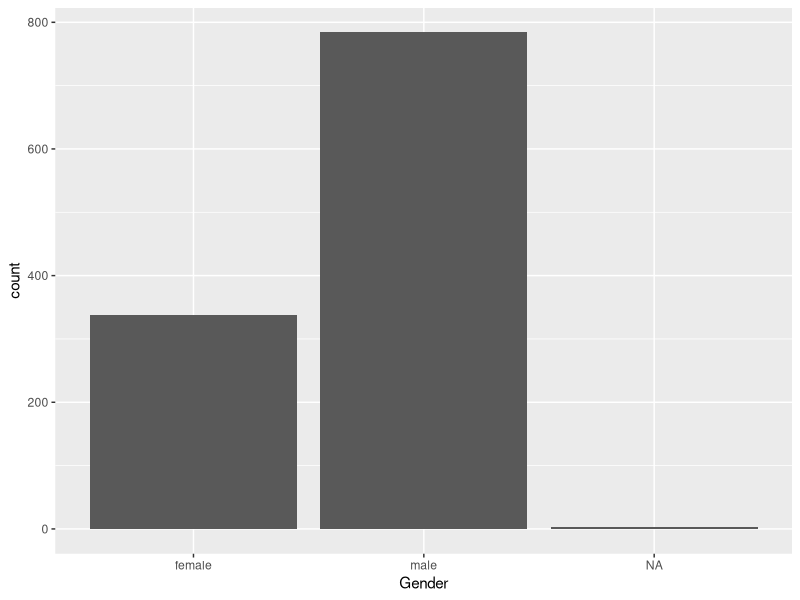
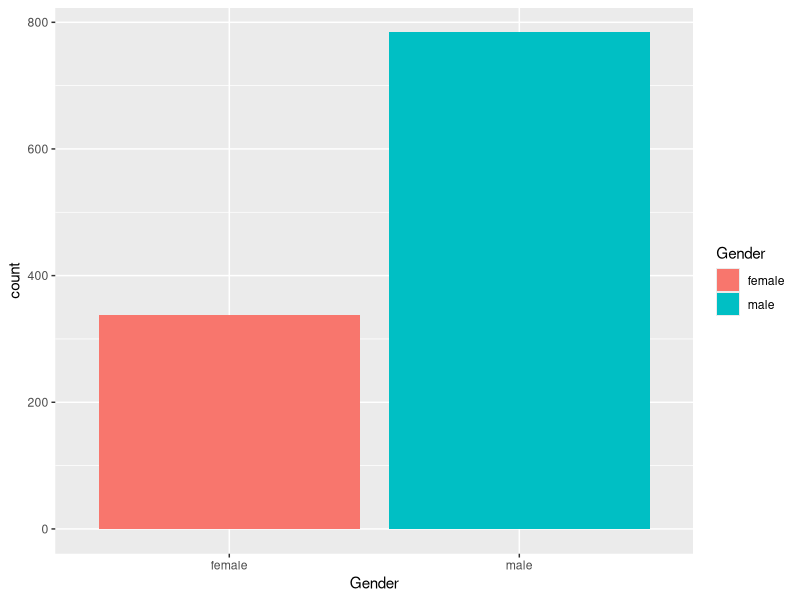
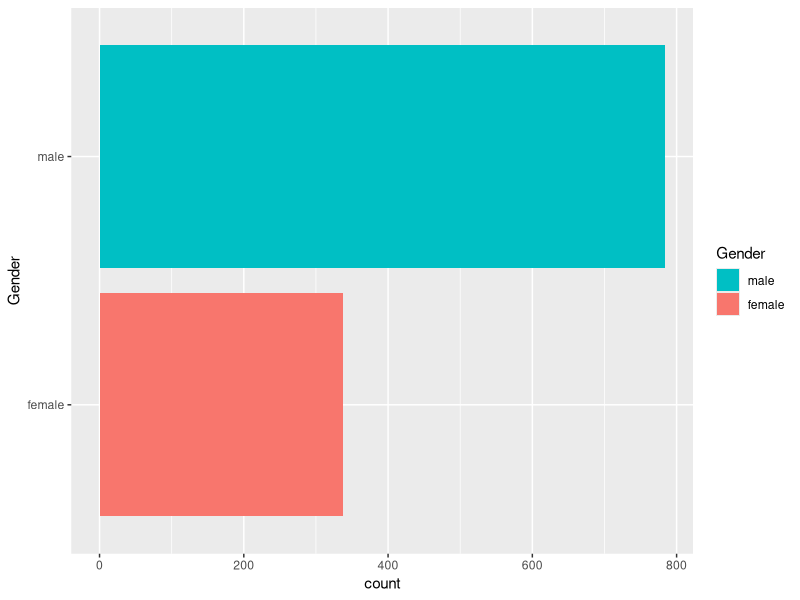
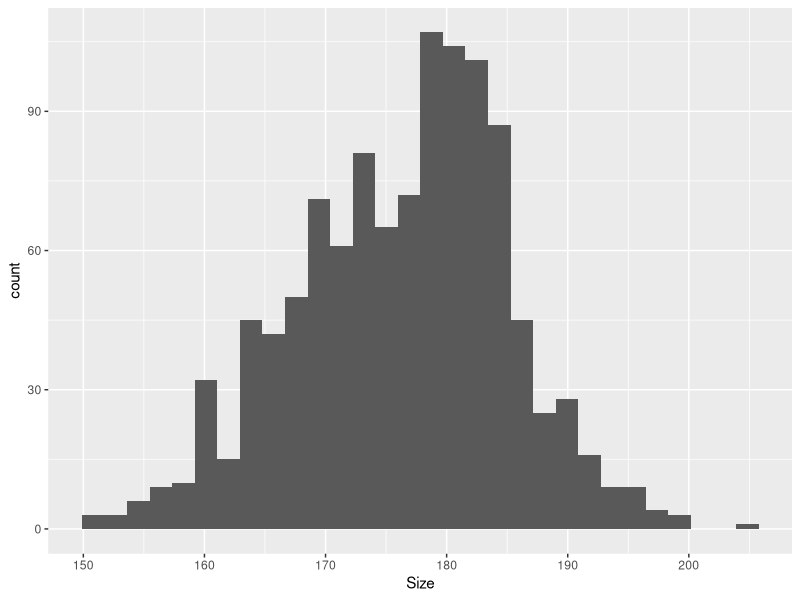
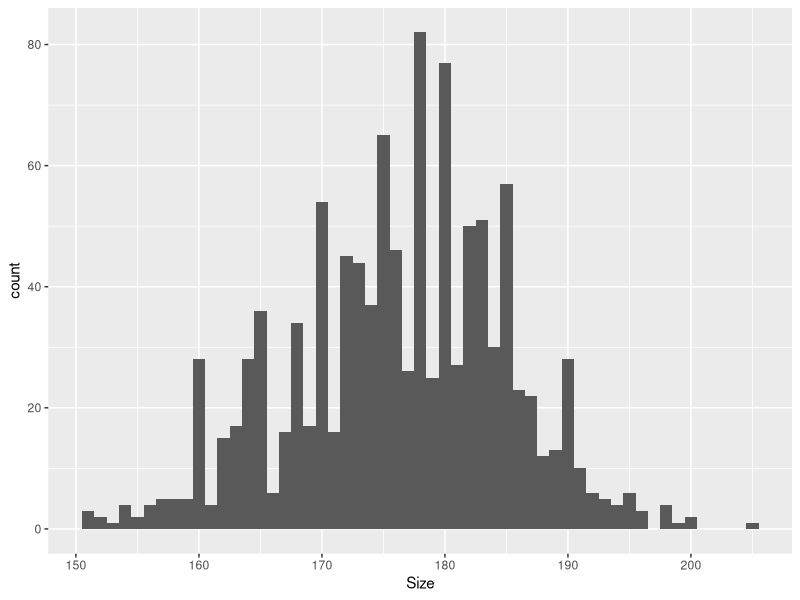
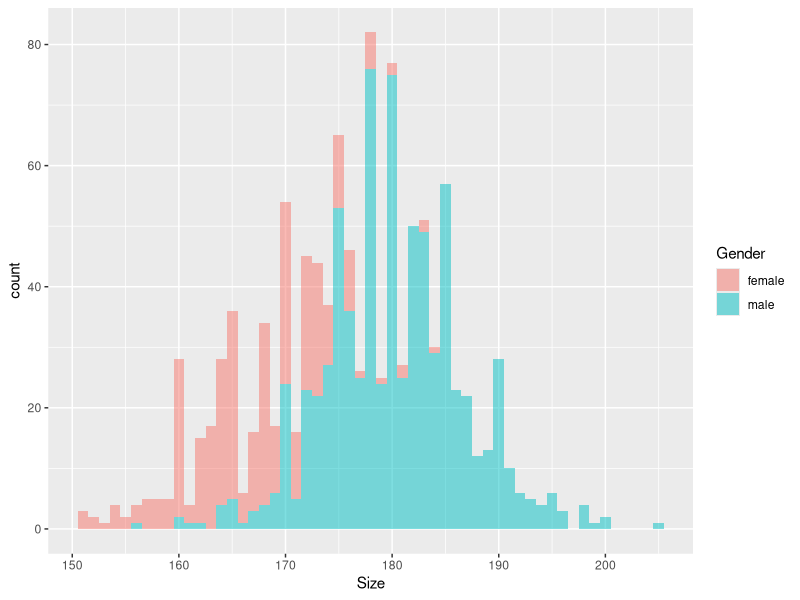
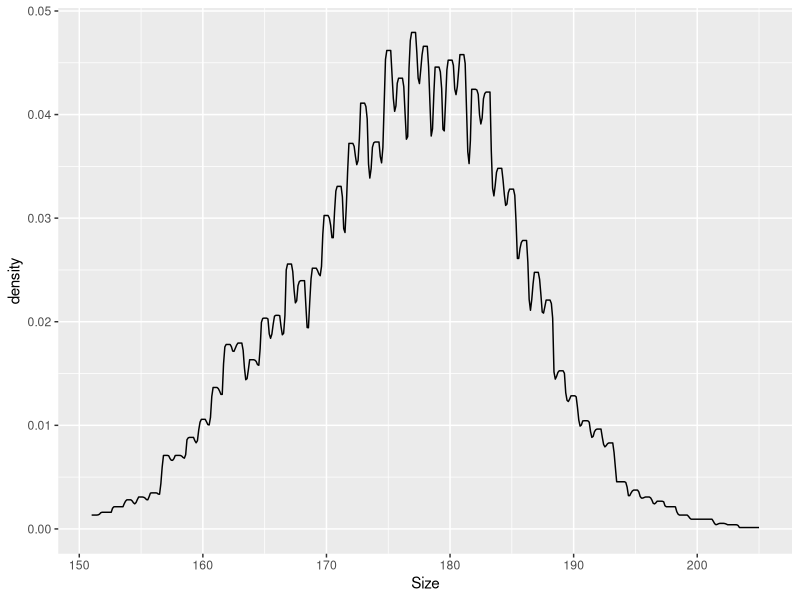
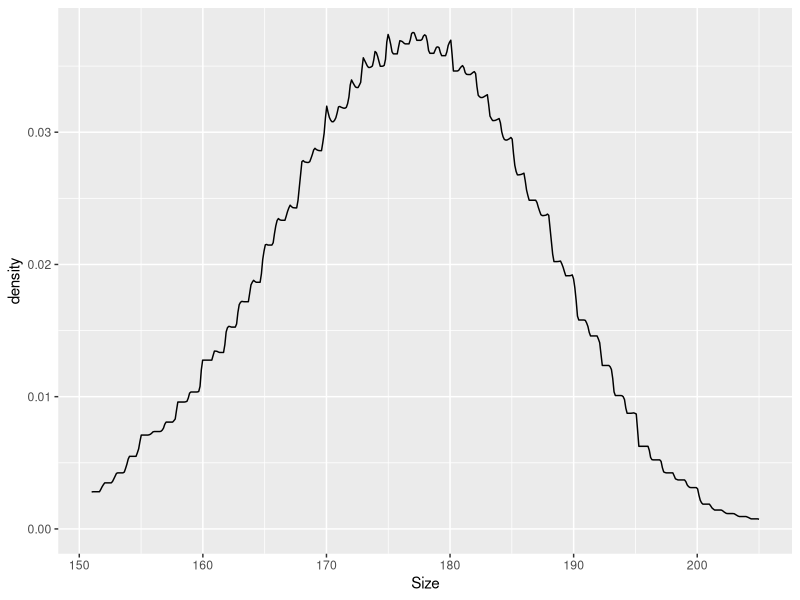

R code for these plots, in order:
## ---- chunk 1
knitr::opts_chunk$set(echo = FALSE)
## ---- chunk 2
library(tidyverse)
library(magrittr)
library(pracma)
library(scales)
library(readxl)
## ---- chunk 3
studdat <- read_excel(file.path("Daten",  "StudierendenDaten","StudDat.xlsx"))
## ---- chunk 4
studdat %>%
  ggplot(aes(x=Gender)) +
  geom_bar()
## ---- chunk 5
studdat %>%
filter(!is.na(Gender)) %>% 
  select(Gender) %>%
  drop_na() %>% 
  ggplot(aes(x=Gender,fill=Gender)) +
  geom_bar()
## ---- chunk 6
studdat %>%
filter(!is.na(Gender)) %>% 
  select(Gender) %>%
  drop_na() %>% 
  ggplot(aes(x=Gender,fill=Gender)) +
  geom_bar() +
  coord_flip() +
    guides(fill = guide_legend(reverse = TRUE))
## ---- chunk 7
studdat %>% select(Size,Gender) %>%
  drop_na() %>%
  ggplot(aes(x=Size)) +
  geom_histogram()
## ---- chunk 8
studdat %>% 
  select(Size,Gender) %>%
  drop_na() %>%
  ggplot(aes(x=Size)) +
  geom_histogram(center=0,binwidth=1)
## ---- chunk 9
studdat %>% 
  select(Size,Gender) %>%
  drop_na() %>%
  ggplot(aes(x=Size,fill=Gender)) +
  geom_histogram(center=0,binwidth=1,alpha=0.5)
## ---- chunk 10
studdat %>% 
  select(Size,Gender) %>%
  drop_na() %>%
  ggplot(aes(x=Size)) +
  geom_density(kernel="rectangular")
## ---- chunk 11
studdat %>% 
    select(Size,Gender) %>%
  drop_na() %>%
  ggplot(aes(x=Size)) +
  geom_density(kernel="rectangular",adjust=3)
## ---- chunk 12
studdat %>% 
  select(Size,Gender) %>%
  drop_na() %>%
  ggplot(aes(x=Size)) +
  geom_density(kernel="triangular")
## ---- chunk 13
studdat %>% 
  select(Size,Gender) %>%
  drop_na() %>%
  ggplot(aes(x=Size)) +
  geom_density(kernel="triangular",adjust=2)
## ---- chunk 14
studdat %>% 
   select(Size,Gender) %>%
  drop_na() %>%
  ggplot(aes(x=Size)) +
  geom_density()
## ---- chunk 15
studdat %>% 
  select(Size,Gender) %>%
  drop_na() %>%
  ggplot(aes(x=Size,fill=Gender)) +
  geom_density(alpha=0.6)
## ---- chunk 16
studdat %>%
  select(Gender,Size) %>%
  drop_na() %>%
  ggplot(aes(y=Size,x=Gender,fill=Gender)) +
  geom_boxplot()
## ---- chunk 17
studdat %>%
  select(Gender,Size) %>%
  drop_na() %>%
  ggplot(aes(y=Size,x=Gender,fill=Gender)) +
  geom_violin()
## ---- chunk 18
studdat %>%
  select(Gender,Size) %>%
  drop_na() %>%
  ggplot(aes(y=Size,x=Gender,color=Gender)) +
  geom_dotplot(aes(fill=Gender),binaxis="y",stackdir="center",dotsize=0.2,binwidth=1)
## ---- chunk 19
studdat %>%
  select(Gender,Size) %>%
  drop_na() %>%
  ggplot(aes(y=Size,x=Gender,color=Gender)) +
  geom_violin() +
  geom_boxplot() +
  geom_dotplot(aes(fill=Gender),binaxis="y",stackdir="center",dotsize=0.2,binwidth=1)

